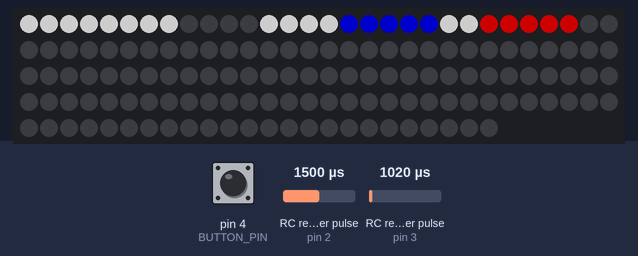
Bench run of a sketch on a simulated Arduino Uno, built with avr-gcc and run on an emulated ATmega328P. On the bench: 144 RGB LEDs in strip order, left to right, continuing on the next row. Wiring (inferred from the names in the program): 2 × RC receiver channel: data pin 2 / data pin 3. The test bench sets the inputs (shaded band); at power-on: RC receiver pulse (sensors on pin 2, pin 3) 1500 µs, pin 4 (BUTTON_PIN) HIGH. Dim RGB values are drawn brighter than linear; what the sketch prints to the serial monitor is not drawn.

1.3 s: RC receiver pulse (sensor on pin 2) set to 1020 µs
3.5 s: RC receiver pulse (sensor on pin 3) set to 1020 µs
5.6 s: RC receiver pulse (sensor on pin 2) set to 1500 µs
7.1 s: pin 4 (BUTTON_PIN) pulled LOW for 0.15 s
8.7 s: pin 4 (BUTTON_PIN) pulled LOW for 1 s
Above: at 9.87 s.

Measured:
- after the input at 8.7 s, the LEDs: first change after 0.12 s (image 0 shows a later state)

The sketch:

rc-car-led-system.ino
```cpp
#include "Controller.h"
#include "Car.h"
#include "Button.h"
#include "Leds.h"

#define REFRESH_INTERVAL 10  //ms

Car car;
Button button;

unsigned long lastRender = 0;

void setup() {
  Serial.begin(9600);
  Serial.println("Setup");

  setupLEDS();

  pinMode(BUTTON_PIN, INPUT_PULLUP);
  pinMode(THROTTLE_PIN, INPUT_PULLUP);
  pinMode(STEERING_PIN, INPUT_PULLUP);

  attachInterrupt(digitalPinToInterrupt(THROTTLE_PIN), throttleChange, CHANGE);
  attachInterrupt(digitalPinToInterrupt(STEERING_PIN), steeringChange, CHANGE);

  button.setCallback(onButtonPress);
}

void loop() {
  debugInputs();
  button.update();

  if (millis() - lastRender >= REFRESH_INTERVAL) {
    lastRender = millis();

    car.update();
  }
}

void onButtonPress() {
  car.toggleLights();
}
```

Animation.cpp
```cpp
#include "Arduino.h"
#include "Animation.h"
#include "Leds.h"
#include "Enums.h"

Animation::Animation() {
  _start = 0;
  _duration = 0;
  _steps = 0;
  _lastStep = -1;
  _loop = false;
  _alive = false;
}

void Animation::play(AnimationType animationType) {
  switch(animationType) {
    case ANIMATE_INDICATORS_LEFT:
      setAnimation(1000, true, animate_indicator_left, INDICATOR_LEFT_STEPS);
      break;
    case ANIMATE_INDICATORS_RIGHT:
      setAnimation(1000, true, animate_indicator_right, INDICATOR_RIGHT_STEPS);
      break;
    case ANIMATE_INDICATORS_WARNING:
      setAnimation(1000, true, animate_indicator_warning, INDICATOR_WARNING_STEPS);
      break;
    case ANIMATE_SIRENS:
      setAnimation(2000, true, animate_sirens, SIRENS_STEPS);
      break;
  }
}

void Animation::setAnimation(unsigned long duration, bool loopAnimation, updateFunction update, int steps) {
  _start = millis();
  _duration = duration;
  _steps = steps;
  _loop = loopAnimation;
  _update = update;
  _lastStep = -1;
  _alive = true;
}

void Animation::update() {
  if (_alive == false || _update == NULL) {
    return;
  }
  unsigned long elapsed_time = millis() - _start;

  if (elapsed_time >= _duration) {
    if (_loop) {
      _start = millis();
    } else {
      _alive = false;
    }
  } else {
    int step = Animation::step(elapsed_time, _duration, _steps);
    if (step != _lastStep) {
      _lastStep = step;
      _update(elapsed_time, _duration, step, false);
      FastLED.show();
    }
  }
}

void Animation::stop() {
  _alive = false;
  _update(0, 0, 0, true);
  FastLED.show();
}

void animate_indicator_left(unsigned long elapsed_time, unsigned long duration, int step, bool stop) {
  // Serial.print("LEFT INDICATOR LED: ");
  // Serial.println(step);

  // Front left LEDS 0-3, Rear left LEDS 12-15
  setColorLoop(0, 4, CRGB::Black);
  setColorLoop(12, 4, CRGB::Black);
  if(stop) return;

  if(step <= 4) {
    setColorLoop(0, step, CRGB::OrangeRed);
    setColorLoop(12, step, CRGB::OrangeRed);
  } else {
    setColorLoop(step % 4, 4 - step % 4 , CRGB::OrangeRed);
    setColorLoop(12 + step % 4, 4 - step % 4, CRGB::OrangeRed);
  }
}

void animate_indicator_right(unsigned long elapsed_time, unsigned long duration, int step, bool stop) {
  // Serial.print("RIGHT INDICATOR LED: ");
  // Serial.println(INDICATOR_RIGHT_STEPS - step - 1);

  // Front right LEDS 4-7, Rear right LEDS 8-11
  setColorLoop(4, 8, CRGB::Black);
  if(stop) return;

  leds[step + 4] = CRGB::OrangeRed;
  leds[step + 8] = CRGB::OrangeRed;
}

void animate_indicator_warning(unsigned long elapsed_time, unsigned long duration, int step, bool stop) {
  // Serial.print("INDICATORS LED: ");
  // Serial.println(step % 2 == 1);

  if(stop) {
    setColorLoop(0, 15, CRGB::Black);
    return;
  }

  bool on = step % 2 == 1;
  CRGB color = on ? CRGB::OrangeRed : CRGB::Black;

  // LEDS 0-15
  setColorLoop(0, 15, color);
}

void animate_sirens(unsigned long elapsed_time, unsigned long duration, int step, bool stop) {
  // Serial.print("SIRENS: ");

  // reset all
  setColorLoop(16, 12, CRGB::Black);
  if(stop) return;

  if (step < 12) {
    if (step % 2 == 0) {
      if (step > 5) {
        // LEDS 16-21
        setColorLoop(22, 6, CRGB::Blue);
        // Serial.println("RIGHT");
      } else {
        // LEDS 22-27
        setColorLoop(16, 6, CRGB::Red);
        // Serial.println("LEFT");
      }
    } else {
      // Serial.println("OFF");
    }
  } else {
    if (step % 2 == 0) {
      // LEDS 16-27
      setColorLoop(16, 5, CRGB::Blue);
      setColorLoop(21, 2, CRGB::White);
      setColorLoop(23, 5, CRGB::Red);
      // Serial.println("BOTH");
    } else {
      // Serial.println("OFF");
    }
  }
}
```

Animation.h
```cpp
// helpful: https://learn.adafruit.com/multi-tasking-the-arduino-part-3/using-neopatterns

#include "Arduino.h"
#include "Enums.h"

#ifndef Animation_h
#define Animation_h

#define INDICATOR_LEFT_STEPS 8
#define INDICATOR_RIGHT_STEPS 4
#define INDICATOR_WARNING_STEPS 2
#define SIRENS_STEPS 24

typedef void (*updateFunction)(unsigned long, unsigned long, int, bool); // elapsed, duration, step, stop

class Animation
{
  public:
    Animation();
    void play(AnimationType animationType);
    void update();
    void stop();
    static int step(long elapsed_time, long duration, int value) {
      return (elapsed_time % duration) * value / duration;
    }
  private:
    void setAnimation(unsigned long duration, bool loopAnimation, updateFunction function, int steps);
    updateFunction _update;
    unsigned long _start; //ms
    unsigned long _duration; //ms
    int _steps;
    int _lastStep;
    bool _loop;
    bool _alive;
};

void animate_indicator_left(unsigned long elapsed_time, unsigned long duration, int step, bool stop);
void animate_indicator_right(unsigned long elapsed_time, unsigned long duration, int step, bool stop);
void animate_indicator_warning(unsigned long elapsed_time, unsigned long duration, int step, bool stop);
void animate_sirens(unsigned long elapsed_time, unsigned long duration, int step, bool stop);


#endif
```

Button.h
```cpp
#include "Arduino.h"

#ifndef Button_h
#define Button_h

// Button ----------------------
#define DEBOUNCE_DELAY 50  //ms
#define BUTTON_PIN 4
// -----------------------------


typedef void (*callbackFunction)();

class Button {
public:
  Button() {}

  void setCallback(callbackFunction callback) {
    _callback = callback;
  }

  void update() {
    int reading = digitalRead(BUTTON_PIN);
    if (reading != lastState) {
      lastDebounceTime = millis();
    }

    if ((millis() - lastDebounceTime) > DEBOUNCE_DELAY) {
      if (reading != state) {
        state = reading;

        if (state == HIGH) {
          Serial.println("Button Released");
        } else {
          Serial.println("Button Pushed");
          if (_callback != NULL) {
            _callback();
          }
        }
      }
    }
    lastState = reading;
  }

private:
  callbackFunction _callback;
  int state;
  int lastState = HIGH;
  unsigned long lastDebounceTime = 0;
};

#endif
```

Car.h
```cpp
#include "Controller.h"
#include "Indicators.h"
#include "Headlights.h"
#include "Enums.h"

#ifndef Car_h
#define Car_h

class Car {
public:
  Car() {}

  void toggleLights() {
    headlights.next();
  }

  void update() {
    DrivingState lastState = state;


    // PWM should be HIGH for ~0-2000ms, higher values indicates that it's reading LOW.
    if (throttlePulses < THROTTLE_MAX + 100) {
      throttle = throttlePulses;
    }
    if (steeringPulses < STEERING_MAX + 100) {
      steering = steeringPulses;
    }

    if (throttle > THROTTLE_NEUTRAL + 100) {
      state = DRIVING;
      didBrake = false;
    } else if (throttle < THROTTLE_NEUTRAL - 100) {
      if (didBrake) {
        state = REVERSING;
      } else {
        state = BRAKING;
      }
    } else {
      if (state == BRAKING) {
        didBrake = true;
      }
      state = NEUTRAL;
    }

    if (lastState != state) {
      setState();
    }

    indicators.update(state);
    headlights.update(state);
  }

private:
  Indicators indicators;
  Headlights headlights;
  DrivingState state = NEUTRAL;
  bool didBrake = false;

  void setState() {
    Serial.print("THROTTLE ");

    switch (state) {
      case DRIVING:
        Serial.println("DRIVE");
        brakes(false);
        reverse(false);
        break;
      case NEUTRAL:
        Serial.println("NEUTRAL");
        brakes(false);
        break;
      case BRAKING:
        Serial.println("BRAKE");
        brakes(true);
        break;
      case REVERSING:
        Serial.println("REVERSE");
        reverse(true);
        break;
    }
  }

  void brakes(bool on) {
    //Rear Left:  12-15   Rear Right  8-11
    setColorLoop(8, 8, on ? CRGB::Red : CRGB::Black);
    FastLED.show();
  }
  void reverse(bool on) {
    //Rear Left:  12-15   Rear Right  8-11
    setColorLoop(8, 8, on ? CRGB::White : CRGB::Black);
    FastLED.show();
  }
};

#endif
```

Controller.cpp
```cpp
#include "Controller.h"

volatile long throttleStartTime = 0;
volatile long throttleCurrentTime = 0;
volatile long throttlePulses = 0;
int throttle;
volatile long steeringStartTime = 0;
volatile long steeringCurrentTime = 0;
volatile long steeringPulses = 0;
int steering;

void throttleChange() {
  throttleCurrentTime = micros();
  if (throttleCurrentTime > throttleStartTime) {
    throttlePulses = throttleCurrentTime - throttleStartTime;
    throttleStartTime = throttleCurrentTime;
  }
}

void steeringChange() {
  steeringCurrentTime = micros();
  if (steeringCurrentTime > steeringStartTime) {
    steeringPulses = steeringCurrentTime - steeringStartTime;
    steeringStartTime = steeringCurrentTime;
  }
}

// https://www.youtube.com/watch?v=UZKxUFkwCc8&ab_channel=TheBoredRobot
// find PWM of receiver channels
void debugInputs() {
  Serial.print("Throttle:");
  Serial.print(throttle);
  Serial.print(",");
  Serial.print("Steering:");
  Serial.println(steering);
}
```

Controller.h
```cpp
#include "Animation.h"

#ifndef Controller_h
#define Controller_h

// PWM INPUTS ------------------
#define THROTTLE_PIN 3
#define STEERING_PIN 2

#define THROTTLE_MIN 956
#define THROTTLE_MAX 2104
#define THROTTLE_NEUTRAL 1508
#define STEERING_MIN 1130
#define STEERING_MAX 1860
#define STEERING_NEUTRAL 1520
// -----------------------------

extern volatile long throttleStartTime;
extern volatile long throttleCurrentTime;
extern volatile long throttlePulses;
extern int throttle;
extern volatile long steeringStartTime;
extern volatile long steeringCurrentTime;
extern volatile long steeringPulses;
extern int steering;

void throttleChange();
void steeringChange();
void debugInputs();

#endif
```

Enums.h
```cpp
#ifndef Enums_h
#define Enums_h

enum HeadlightState {
  OFF,
  LED_LIGHT,
  HALF,
  FULL
};

enum IndicatorState {
  LEFT,
  CENTER,
  RIGHT,
  WARNING
};

enum DrivingState {
  DRIVING,
  NEUTRAL,
  BRAKING,
  REVERSING
};

enum AnimationType {
  ANIMATE_SIRENS,
  ANIMATE_INDICATORS_LEFT,
  ANIMATE_INDICATORS_RIGHT,
  ANIMATE_INDICATORS_WARNING
};

#endif
```

Headlights.h
```cpp
#include "Enums.h"
#include "Leds.h"
#include "Animation.h"

#ifndef Headlights_h
#define Headlights_h

class Headlights {
public:
  void update(DrivingState drivingState) {
    animation.update();
  }
  void next() {
    switch (state) {
      case OFF:
        state = LED_LIGHT;
        break;
      case LED_LIGHT:
        state = HALF;
        break;
      case HALF:
        state = FULL;
        break;
      case FULL:
        state = OFF;
        break;
    }

    setState();
  }
  void setState() {
    Serial.print("LIGHTS ");

    switch (state) {
      case OFF:
        Serial.println("OFF");
        off();
        break;
      case LED_LIGHT:
        Serial.println("LEDS");
        leds();
        break;
      case HALF:
        Serial.println("HALF");
        halfLight();
        sirens();
        break;
      case FULL:
        Serial.println("FULL");
        fullLight();
        break;
    }
  }

private:
  Animation animation;
  HeadlightState state = OFF;
  void off() {
    // Front Left: 0-3 Front Right 4-7
    setColorLoop(0, 8, CRGB::Black);
    FastLED.show();
  }
  void leds() {
    // Front Left: 0-3 Front Right 4-7
    setColorLoop(0, 8, CRGB::White);
    FastLED.show();
  }
  void halfLight() {
    sirens();
  }
  void fullLight() {
    sirensOff();
  }

  void sirensOff() {
    animation.stop();
  }
  void sirens() {
    animation.play(ANIMATE_SIRENS);
  }
};

#endif
```

Indicators.h
```cpp
#include "Controller.h"
#include "Enums.h"
#include "Animation.h"

#ifndef Indicators_h
#define Indicators_h

class Indicators {
public:
  Indicators() {}

  void update(DrivingState drivingState) {
    IndicatorState lastState = state;

    if (state != WARNING) {
      if (drivingState != NEUTRAL || state != CENTER) {
        lastIdle = millis();
      } else if (millis() - lastIdle > 10000) {
        state = WARNING;
      }
    }

    if (state == WARNING) {
      if (drivingState != NEUTRAL) {
        state = CENTER;
      }
    } else {
      if (state == CENTER && drivingState == NEUTRAL) {
        if (steering > STEERING_MAX - 100) {
          state = LEFT;
        } else if (steering < STEERING_MIN + 100) {
          state = RIGHT;
        }
      } else if (state != CENTER) {
        if (steering > STEERING_NEUTRAL - 100 && steering < STEERING_NEUTRAL + 100) {
          state = CENTER;
        }
      }
    }

    if (lastState != state) {
      setState();
    }

    animation.update();
  }

private:
  Animation animation;
  IndicatorState state = CENTER;
  unsigned long lastIdle = 0;

  void setState() {
    Serial.print("INDICATOR ");

    switch (state) {
      case LEFT:
        Serial.println("LEFT");
        left();
        break;
      case CENTER:
        Serial.println("CENTER");
        center();
        break;
      case RIGHT:
        Serial.println("RIGHT");
        right();
        break;
      case WARNING:
        Serial.println("WARNING");
        warning();
        break;
    }
  }

  void left() {
    animation.play(ANIMATE_INDICATORS_LEFT);
  }
  void right() {
    animation.play(ANIMATE_INDICATORS_RIGHT);
  }
  void center() {
    animation.stop();
  }
  void warning() {
    animation.play(ANIMATE_INDICATORS_WARNING);
  }
};

#endif
```

Leds.cpp
```cpp
#include "Leds.h"
#include <FastLED.h>

CRGB leds[NUM_LEDS];

void setupLEDS() {
  FastLED.addLeds<LED_STRIP, LED_PIN, GRB>(leds, NUM_LEDS);
  FastLED.setMaxPowerInVoltsAndMilliamps(VOLTS, MAX_AMPS);
  // FastLED.setBrightness(5);
}

void setColorLoop(int offset, int count, CRGB color) {
  for (int i = offset; i < offset + count; i++) {
    leds[i] = color;
  }
}
```

Leds.h
```cpp
// https://www.youtube.com/watch?v=PM4hES6rDJY&ab_channel=HAZITECH

#include <FastLED.h>

#ifndef Leds_h
#define Leds_h

// LEDS -------------------------
#define LED_STRIP WS2812B
#define NUM_LEDS 144
#define LED_PIN 6
#define VOLTS 5
#define MAX_AMPS 400
// ------------------------------

/*

...............LEFT.|.RIGHT...............
--------------------|---------------------
Front           0-3 | Front           4-7
--------------------|---------------------
Roof          16-21 | Roof          22-27
--------------------|---------------------
Rear          12-15 | Rear           8-11
--------------------|---------------------


...............LEFT.|.RIGHT...............
--------------------|---------------------
Bumber            0 | Bumper            9
Front           1-4 | Front           5-8
--------------------|---------------------
Interior         11 | Interior         10
--------------------|---------------------
Roof          12-17 | Roof          18-23
--------------------|---------------------
Bumber           29 | Bumper           28
Rear          30-33 | Rear          24-27
--------------------|---------------------

*/

extern CRGB leds[NUM_LEDS];

void setupLEDS();
void setColorLoop(int offset, int count, CRGB color);

#endif
```
